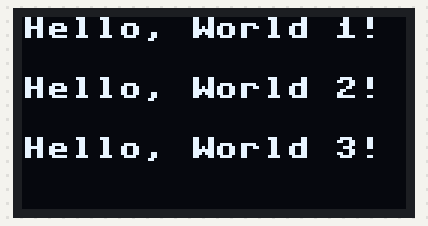
The program below on a simulated MicroPython board. Shown: 128×64 one-colour display. Library files of the repository ran but are not shown: ssd1306.py. At 0.1 s the program stops and its outputs stay as they are.

Above: at 0.1 s.

The program:

display.py
```python
from machine import Pin, SoftI2C
import ssd1306

# Franzininho Pin assignment
i2c = SoftI2C(scl=Pin(9), sda=Pin(8))

oled_width = 128
oled_height = 64
oled = ssd1306.SSD1306_I2C(oled_width, oled_height, i2c)

oled.text('Hello, World 1!', 0, 0)
oled.text('Hello, World 2!', 0, 20)
oled.text('Hello, World 3!', 0, 40)

oled.show()
```
